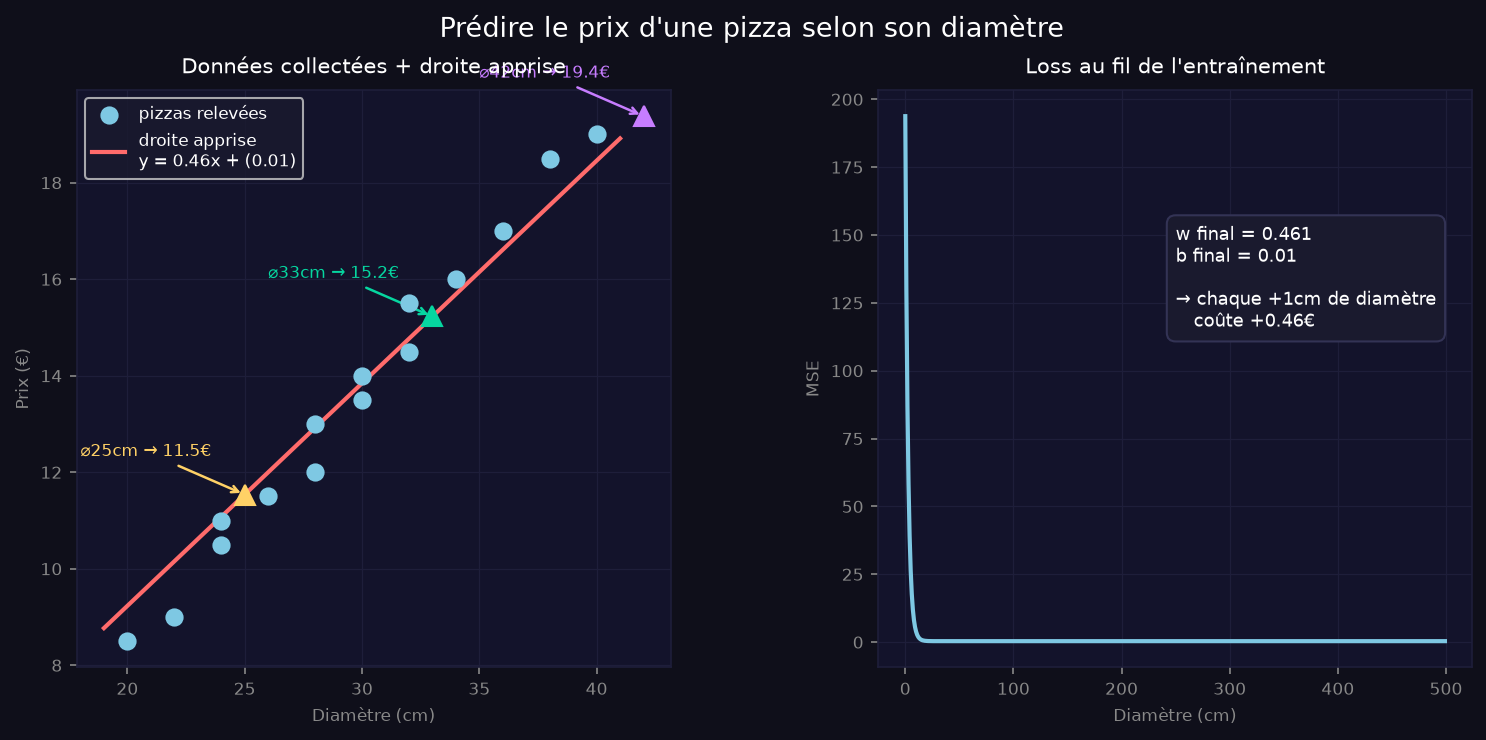

This chart was generated by the following Python code:
"""
Exemple réel : prédire le prix d'une pizza selon son diamètre.
Données collectées dans une vraie pizzeria (inventées mais réalistes).

python example.py  →  produit example.png
"""
import matplotlib.pyplot as plt
import matplotlib.gridspec as gridspec
from main import loss, gradients, train

BG, AX_BG, GRID = "#0f0f1a", "#13132b", "#1e1e3a"

def _style(ax, title):
    ax.set_facecolor(AX_BG)
    ax.set_title(title, color="white", fontsize=10, pad=8)
    ax.tick_params(colors="#888888", labelsize=8)
    for spine in ax.spines.values():
        spine.set_edgecolor(GRID)
    ax.grid(color=GRID, linewidth=0.6)
    ax.set_xlabel("Diamètre (cm)", color="#888888", fontsize=8)

# ─────────────────────────────────────────────
# DONNÉES COLLECTÉES (relevé dans une pizzeria)
# diamètre (cm) → prix (€)
# ─────────────────────────────────────────────
data = [
    (20, 8.5),
    (22, 9.0),
    (24, 10.5),
    (24, 11.0),
    (26, 11.5),
    (28, 12.0),
    (28, 13.0),
    (30, 13.5),
    (30, 14.0),
    (32, 14.5),
    (32, 15.5),
    (34, 16.0),
    (36, 17.0),
    (38, 18.5),
    (40, 19.0),
]

xs = [d[0] for d in data]
ys = [d[1] for d in data]

history = train(xs, ys, lr=0.0001, epochs=500)
final_w, final_b, _ = history[-1]

# ─────────────────────────────────────────────
# VISUALISATION
# ─────────────────────────────────────────────
fig = plt.figure(figsize=(12, 5))
fig.patch.set_facecolor(BG)
fig.suptitle("Prédire le prix d'une pizza selon son diamètre",
             color="white", fontsize=13)
gs = gridspec.GridSpec(1, 2, figure=fig, wspace=0.35)

# — Gauche : données + droite trouvée
ax1 = fig.add_subplot(gs[0])
_style(ax1, "Données collectées + droite apprise")
ax1.set_ylabel("Prix (€)", color="#888888", fontsize=8)

ax1.scatter(xs, ys, color="#7ec8e3", s=60, zorder=4, label="pizzas relevées")

x_range = [min(xs) - 1, max(xs) + 1]
ax1.plot(x_range, [final_w * x + final_b for x in x_range],
         color="#ff6b6b", lw=2, label=f"droite apprise\ny = {final_w:.2f}x + ({final_b:.2f})")

# Prédictions pour quelques tailles non vues
for diam, col in [(25, "#ffd166"), (33, "#06d6a0"), (42, "#c77dff")]:
    prix_predit = final_w * diam + final_b
    ax1.plot([diam], [prix_predit], "^", color=col, markersize=10, zorder=5)
    ax1.annotate(f"⌀{diam}cm → {prix_predit:.1f}€",
                 xy=(diam, prix_predit), xytext=(diam - 7, prix_predit + 0.8),
                 color=col, fontsize=8,
                 arrowprops=dict(arrowstyle="->", color=col, lw=1.2))

ax1.legend(facecolor="#1a1a2e", labelcolor="white", fontsize=8)

# — Droite : courbe de loss
ax2 = fig.add_subplot(gs[1])
_style(ax2, "Loss au fil de l'entraînement")
ax2.set_ylabel("MSE", color="#888888", fontsize=8)

losses = [h[2] for h in history]
ax2.plot(range(len(losses)), losses, color="#7ec8e3", lw=2)
ax2.text(len(losses) * 0.5, losses[0] * 0.6,
         f"w final = {final_w:.3f}\nb final = {final_b:.2f}\n\n"
         f"→ chaque +1cm de diamètre\n   coûte +{final_w:.2f}€",
         color="white", fontsize=8.5,
         bbox=dict(boxstyle="round,pad=0.5", facecolor="#1a1a2e", edgecolor="#333355"))

fig.savefig("example.png", dpi=150, bbox_inches="tight", facecolor=BG)
print(f"Sauvegardé → example.png")
print(f"Droite apprise : y = {final_w:.3f}x + ({final_b:.2f})")
print(f"→ chaque +1cm de diamètre coûte +{final_w:.2f}€")
